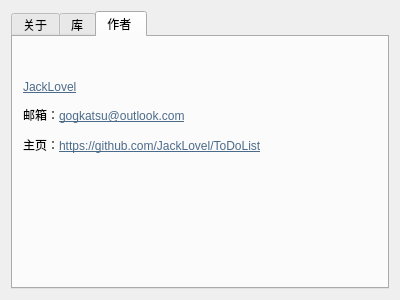
<?xml version="1.0" encoding="UTF-8"?>
<ui version="4.0">
 <class>AboutDialog</class>
 <widget class="QDialog" name="AboutDialog">
  <property name="geometry">
   <rect>
    <x>0</x>
    <y>0</y>
    <width>400</width>
    <height>300</height>
   </rect>
  </property>
  <property name="windowTitle">
   <string>Dialog</string>
  </property>
  <layout class="QGridLayout" name="gridLayout">
   <item row="0" column="0">
    <widget class="QTabWidget" name="tabWidget">
     <property name="currentIndex">
      <number>2</number>
     </property>
     <widget class="QWidget" name="tab">
      <attribute name="title">
       <string>关于</string>
      </attribute>
      <widget class="QLabel" name="label">
       <property name="geometry">
        <rect>
         <x>0</x>
         <y>0</y>
         <width>331</width>
         <height>131</height>
        </rect>
       </property>
       <property name="text">
        <string>事务清单软件
(c) 2020 作者</string>
       </property>
      </widget>
     </widget>
     <widget class="QWidget" name="tab_3">
      <attribute name="title">
       <string>库</string>
      </attribute>
      <widget class="QLabel" name="label_3">
       <property name="geometry">
        <rect>
         <x>0</x>
         <y>10</y>
         <width>251</width>
         <height>101</height>
        </rect>
       </property>
       <property name="text">
        <string>&lt;html&gt;&lt;head/&gt;&lt;body&gt;&lt;p&gt;Qt 5.15.0 (使用 5.14.2 构建)&lt;/p&gt;&lt;/body&gt;&lt;/html&gt;</string>
       </property>
      </widget>
     </widget>
     <widget class="QWidget" name="tab_2">
      <attribute name="title">
       <string>作者 </string>
      </attribute>
      <widget class="QLabel" name="label_2">
       <property name="geometry">
        <rect>
         <x>10</x>
         <y>30</y>
         <width>281</width>
         <height>101</height>
        </rect>
       </property>
       <property name="text">
        <string>&lt;html&gt;&lt;head/&gt;&lt;body&gt;&lt;p&gt;&lt;a href=&quot;https://github.com/JackLovel&quot;&gt;&lt;span style=&quot; text-decoration: underline; color:#4c6b8a;&quot;&gt;JackLovel&lt;/span&gt;&lt;/a&gt;&lt;/p&gt;&lt;p&gt;邮箱：&lt;a href=&quot;mailto:gogkatsu@outlook.com&quot;&gt;&lt;span style=&quot; text-decoration: underline; color:#4c6b8a;&quot;&gt;gogkatsu@outlook.com&lt;/span&gt;&lt;/a&gt;&lt;/p&gt;&lt;p&gt;主页：&lt;a href=&quot;https://github.com/JackLovel/ToDoList&quot;&gt;&lt;span style=&quot; text-decoration: underline; color:#4c6b8a;&quot;&gt;https://github.com/JackLovel/ToDoList&lt;/span&gt;&lt;/a&gt;&lt;/p&gt;&lt;/body&gt;&lt;/html&gt;</string>
       </property>
      </widget>
     </widget>
    </widget>
   </item>
  </layout>
 </widget>
 <resources/>
 <connections/>
</ui>
